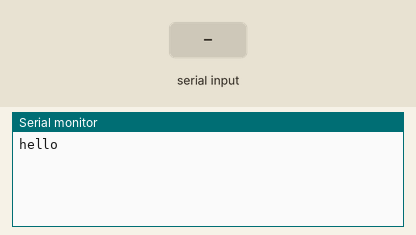
The sketch below on a simulated Arduino Mega 2560, built with avr-gcc and run on an emulated ATmega2560. Parts: the last lines printed to the serial monitor. The inputs (shaded band) are chosen by the test bench.

Above: at 1.2 s.
1.3 s: "1" received over the second serial link
At 2.2 s:
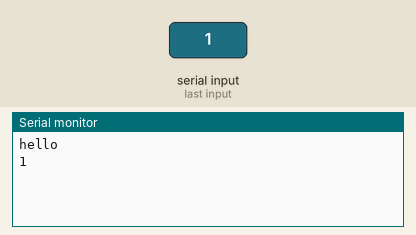
2.8 s: "0" received over the second serial link
At 3.4 s:
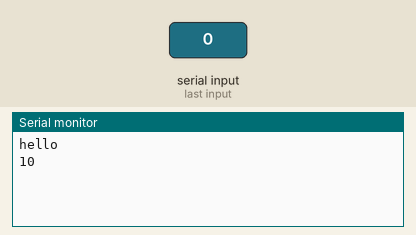

Measured:
- after the input at 1.3 s, the serial monitor: prints a new line at once (image 1)
- after the input at 2.8 s, the serial monitor: prints a new line at once (image 2)

The sketch:

wifi_01.ino
```cpp
// for communicating with esp8266 through Serial Monitor
#include <SoftwareSerial.h>
 // Note:
 //  Not all pins on the Mega and Mega 2560 support change interrupts,
 //  so only the following can be used for RX:
 //  10, 11, 12, 13, 50, 51, 52, 53, A8 (62), A9 (63), A10 (64), A11 (65), A12 (66), A13 (67), A14 (68), A15 (69)
 int wifiTx=11;
 int wifiRx=10;
 SoftwareSerial mySerial(wifiTx, wifiRx);

 void setup() {
  // put your setup code here, to run once:
  Serial.begin(9600);
  // At first time, the default baud rate of esp8266 is 115200.
  // For clear operation, we are going to rate down the baud rate of esp8266 to 9600
  // by using following command
  // AT+CIOBAUD=9600
  //mySerial.begin(115200);
  mySerial.begin(9600);

   Serial.println("hello"); }
 /* Try following command
 * Setup your serial monitor with "Both NL & CR"
 AT   : check the communication channel
 AT+GMR  : check esp8266 firmware version
 AT+CWMODE?   :  check the mode of esp8266 (1 : station or client, 2 : AP or Host, 3 : Station/AP Dual)
 AT+CWMODE=1  :  set the mode of esp8266 to client
 AT+CWMODE=2  :  set the mode of esp8266 to ap
 AT+CWLAP     :  list available APs  (output e.g. : +CWLAP:(ecn,ssid,rssi,mac,ch,freq offset,freq calibration), ecn:0=open,1=wep,2=wpa_psk,3=wpa2_psk,4=wpa_wpa2_psk)
 AT+CWJAP="SSID of AP","Password"  : connect to
 AP AT+CWJAP?   : check the connected AP
 AT+CIFSR    : check the assigned IP address. You can test with ping
 AT+CWQAP    : disconnects from the AP
 AT+CIPMUX = 1 : allow multiple connections
 AT+CIPSTART=4,"TCP","www.google.com",80  : create a tcp connection to www.google.com as "4"
 AT+CIPSEND=4,18  : Send command with length 18 on the connection "4"  (use this command  "GET / HTTP/1.1" )
 AT+CIPCLOSE=4    : Close connection "4"
 */
 void loop() {
  // put your main code here, to run repeatedly:
  if(mySerial.available()){
    Serial.write(mySerial.read());
  }
  if(Serial.available()){
    mySerial.write(Serial.read());
    }
  }
```
